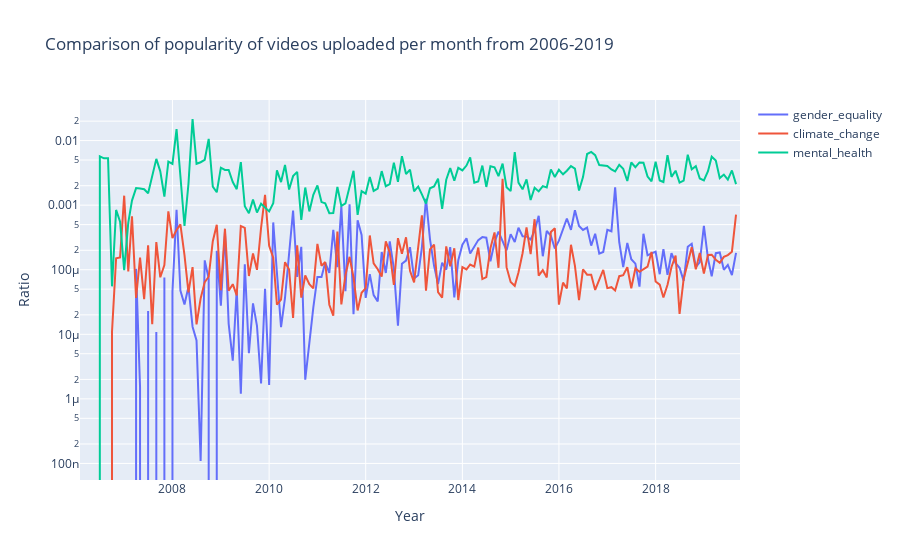

This figure's notebook cell:
### Markdown cell above
### 2.2 Popularity

Ratio of the uploaded video number is not everything, what about the popularity of the videos? Here, we define the popularity score as `popularity_score` = `view_count` + `like_count`, and let's compare the ratio of the popularity score of the videos:

### Code cell
def get_popular_proportion(dataframe: pd.DataFrame, total_count: pd.Series):
    """
    Function to get the proportion of current topic videos to all videos uploaded in the same month
    """
    df = dataframe.copy()

    # divide current video number by total video number to get the ratio
    df["upload_month"] = pd.to_datetime(df["upload_date"]).dt.to_period('M')
    popular_df = df.groupby("upload_month")["view_count"].sum() + df.groupby("upload_month")["like_count"].sum()
    popular_df.sort_index(inplace=True)
    popular_ratio = popular_df.divide(total_count, fill_value=0)
    popular_ratio.index = popular_ratio.index.to_timestamp()

    return popular_ratio

popular_dict = {}
for topic in compared_topics:
    popular_dict[topic] = get_popular_proportion(df_dict[topic], total["popularity"])

mental_popular = get_popular_proportion(df_meta_mental, total["popularity"])
popular_dict["mental_health"] = mental_popular

plot_by_group(popular_dict, "./result/popular.html", "Comparison of popularity of videos uploaded per month from 2006-2019")

### Figure 1 — Plotly figure (JSON) as saved in the notebook; plotly's stock layout.template omitted (floating-point values rounded to 4 significant figures; data arrays with more than 128 entries replaced by an {"elided": "..."} marker saying what was removed)
{"data": [{"name": "gender_equality", "type": "scatter", "x": {"elided": "165 str values"}, "y": {"elided": "165 float values"}}, {"name": "climate_change", "type": "scatter", "x": {"elided": "165 str values"}, "y": {"elided": "165 float values"}}, {"name": "mental_health", "type": "scatter", "x": {"elided": "164 str values"}, "y": {"elided": "164 float values"}}], "layout": {"title": {"text": "Comparison of popularity of videos uploaded per month from 2006-2019"}, "xaxis": {"anchor": "y", "domain": [0, 1], "title": {"text": "Year"}}, "yaxis": {"anchor": "x", "domain": [0, 1], "title": {"text": "Ratio"}, "type": "log"}}}
